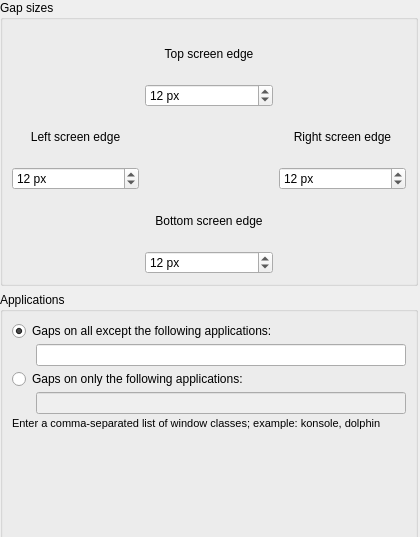
<?xml version="1.0" encoding="UTF-8"?>
<ui version="4.0">
 <class>KWin::TileGapsConfigForm</class>
 <widget class="QWidget" name="KWin::TileGapsConfigForm">
  <property name="geometry">
   <rect>
    <x>0</x>
    <y>0</y>
    <width>420</width>
    <height>537</height>
   </rect>
  </property>
  <property name="minimumSize">
   <size>
    <width>407</width>
    <height>521</height>
   </size>
  </property>
  <property name="windowTitle">
   <string>Maximized Window Gap</string>
  </property>
  <widget class="QWidget" name="verticalLayoutWidget">
   <property name="geometry">
    <rect>
     <x>0</x>
     <y>0</y>
     <width>418</width>
     <height>578</height>
    </rect>
   </property>
   <layout class="QVBoxLayout" name="verticalLayout">
    <property name="spacing">
     <number>6</number>
    </property>
    <property name="leftMargin">
     <number>0</number>
    </property>
    <property name="topMargin">
     <number>0</number>
    </property>
    <property name="rightMargin">
     <number>0</number>
    </property>
    <property name="bottomMargin">
     <number>0</number>
    </property>
    <item>
     <widget class="QGroupBox" name="groupBox_sizes">
      <property name="title">
       <string>Gap sizes</string>
      </property>
      <property name="flat">
       <bool>false</bool>
      </property>
      <layout class="QGridLayout" name="gridLayout">
       <item row="0" column="1">
        <widget class="QLabel" name="label_gapTop">
         <property name="text">
          <string>Top screen edge</string>
         </property>
         <property name="alignment">
          <set>Qt::AlignCenter</set>
         </property>
        </widget>
       </item>
       <item row="1" column="1">
        <widget class="QSpinBox" name="kcfg_gapTop">
         <property name="suffix">
          <string> px</string>
         </property>
         <property name="maximum">
          <number>999</number>
         </property>
         <property name="value">
          <number>12</number>
         </property>
        </widget>
       </item>
       <item row="2" column="0">
        <widget class="QLabel" name="label_gapLeft">
         <property name="text">
          <string>Left screen edge</string>
         </property>
         <property name="alignment">
          <set>Qt::AlignCenter</set>
         </property>
        </widget>
       </item>
       <item row="2" column="2">
        <widget class="QLabel" name="label_gapRight">
         <property name="text">
          <string>Right screen edge</string>
         </property>
         <property name="alignment">
          <set>Qt::AlignCenter</set>
         </property>
        </widget>
       </item>
       <item row="3" column="0">
        <widget class="QSpinBox" name="kcfg_gapLeft">
         <property name="suffix">
          <string> px</string>
         </property>
         <property name="maximum">
          <number>999</number>
         </property>
         <property name="value">
          <number>12</number>
         </property>
        </widget>
       </item>
       <item row="3" column="2">
        <widget class="QSpinBox" name="kcfg_gapRight">
         <property name="suffix">
          <string> px</string>
         </property>
         <property name="maximum">
          <number>999</number>
         </property>
         <property name="value">
          <number>12</number>
         </property>
        </widget>
       </item>
       <item row="4" column="1">
        <widget class="QLabel" name="label_gapBottom">
         <property name="text">
          <string>Bottom screen edge</string>
         </property>
         <property name="alignment">
          <set>Qt::AlignCenter</set>
         </property>
        </widget>
       </item>
       <item row="5" column="1">
        <widget class="QSpinBox" name="kcfg_gapBottom">
         <property name="suffix">
          <string> px</string>
         </property>
         <property name="maximum">
          <number>999</number>
         </property>
         <property name="value">
          <number>12</number>
         </property>
        </widget>
       </item>
      </layout>
     </widget>
    </item>
    <item>
     <widget class="QGroupBox" name="groupBox_applications">
      <property name="title">
       <string>Applications</string>
      </property>
      <layout class="QHBoxLayout" name="horizontalLayout_7">
       <item>
        <layout class="QVBoxLayout" name="verticalLayout_applications">
         <property name="spacing">
          <number>3</number>
         </property>
         <item>
          <widget class="QRadioButton" name="kcfg_excludeMode">
           <property name="text">
            <string>Gaps on all except the following applications:</string>
           </property>
           <property name="checked">
            <bool>true</bool>
           </property>
          </widget>
         </item>
         <item>
          <layout class="QHBoxLayout" name="horizontalLayout_applications_exclude">
           <item>
            <spacer name="horizontalSpacer_applications_exclude">
             <property name="orientation">
              <enum>Qt::Horizontal</enum>
             </property>
             <property name="sizeType">
              <enum>QSizePolicy::Fixed</enum>
             </property>
             <property name="sizeHint" stdset="0">
              <size>
               <width>24</width>
               <height>20</height>
              </size>
             </property>
            </spacer>
           </item>
           <item>
            <widget class="QLineEdit" name="kcfg_excludedApps"/>
           </item>
          </layout>
         </item>
         <item>
          <widget class="QRadioButton" name="kcfg_includeMode">
           <property name="text">
            <string>Gaps on only the following applications:</string>
           </property>
          </widget>
         </item>
         <item>
          <layout class="QHBoxLayout" name="horizontalLayout_applications_include">
           <item>
            <spacer name="horizontalSpacer_applications_include">
             <property name="orientation">
              <enum>Qt::Horizontal</enum>
             </property>
             <property name="sizeType">
              <enum>QSizePolicy::Fixed</enum>
             </property>
             <property name="sizeHint" stdset="0">
              <size>
               <width>24</width>
               <height>20</height>
              </size>
             </property>
            </spacer>
           </item>
           <item>
            <widget class="QLineEdit" name="kcfg_includedApps">
             <property name="enabled">
              <bool>false</bool>
             </property>
            </widget>
           </item>
          </layout>
         </item>
         <item>
          <widget class="QLabel" name="label_applications">
           <property name="minimumSize">
            <size>
             <width>390</width>
             <height>0</height>
            </size>
           </property>
           <property name="font">
            <font>
             <pointsize>8</pointsize>
            </font>
           </property>
           <property name="text">
            <string>Enter a comma-separated list of window classes; example: konsole, dolphin</string>
           </property>
           <property name="textFormat">
            <enum>Qt::PlainText</enum>
           </property>
           <property name="scaledContents">
            <bool>false</bool>
           </property>
           <property name="alignment">
            <set>Qt::AlignLeading|Qt::AlignLeft|Qt::AlignTop</set>
           </property>
          </widget>
         </item>
        </layout>
       </item>
      </layout>
     </widget>
    </item>
   </layout>
  </widget>
 </widget>
 <resources/>
 <connections>
  <connection>
   <sender>kcfg_excludeMode</sender>
   <signal>toggled(bool)</signal>
   <receiver>kcfg_excludedApps</receiver>
   <slot>setEnabled(bool)</slot>
   <hints>
    <hint type="sourcelabel">
     <x>20</x>
     <y>20</y>
    </hint>
    <hint type="destinationlabel">
     <x>20</x>
     <y>20</y>
    </hint>
   </hints>
  </connection>
  <connection>
   <sender>kcfg_includeMode</sender>
   <signal>toggled(bool)</signal>
   <receiver>kcfg_includedApps</receiver>
   <slot>setEnabled(bool)</slot>
   <hints>
    <hint type="sourcelabel">
     <x>20</x>
     <y>20</y>
    </hint>
    <hint type="destinationlabel">
     <x>20</x>
     <y>20</y>
    </hint>
   </hints>
  </connection>
 </connections>
</ui>
